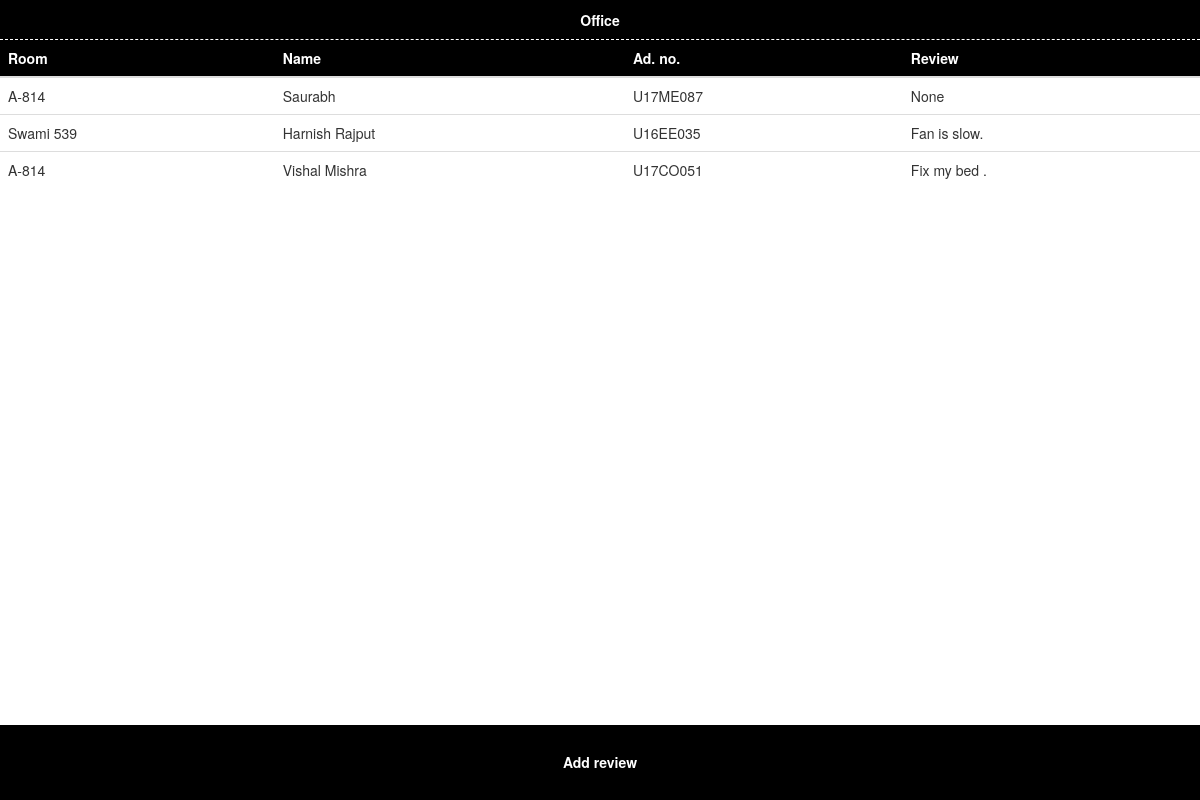
The page / on the database its author committed.
### app/models.py (models this page shows, shortened)
class Review(db.Model):
    id = db.Column(db.Integer, primary_key=True, unique=True)
    name = db.Column(db.String(120), index=True, unique=False)
    roomnumber = db.Column(db.String(6), index=True, unique=False)
    admissionnumber = db.Column(db.String(10), index=True, unique=False)
    mobile = db.Column(db.String(13), index=True, unique=False)
    review = db.Column(db.String(500), index=True, unique=False)

### app/routes.py (the view)
@app.route('/', methods=['GET', 'POST'])
def session():
    if request.method == 'GET':
        reviews = Review.query.all()
        reviews.reverse()
        return render_template('home.html', reviews=reviews, staff=0)

### app/templates/home.html (shortened to what this page needs)
<!DOCTYPE html>
<html>
<head>
    <link rel="stylesheet" href="https://maxcdn.bootstrapcdn.com/bootstrap/3.4.0/css/bootstrap.min.css">
</head>
<body>
{% if not staff %}
<a href="{{url_for('login')}}">
<div id="accounttoggle">
	<p><b>Office</b></p>
</div>
</a>
{% endif %}
<div style="overflow-x:auto;">
  <table class="table">
    <thead style="background-color: black;color: white;">
      <tr>
        <th>Room</th>
        <th>Name</th>
        <th>Ad. no.</th>
        <th>Review</th>
      </tr>
    </thead>
    <tbody>
    {% for review in reviews %}
      <tr>
        <td>{{review.roomnumber}}</td>
        <td>{{review.name}}</td>
        <td>{{review.admissionnumber}}</td>
        <td>{{review.review}}</td>
      </tr>
    {% endfor %}
    </tbody>
  </table>
</div>
{% if not staff %}
<a href="{{url_for('review')}}">
<div id="footer">
	<p><b>Add review</b></p>
</div>
</a>
{% endif %}
</body>
</html>

### rows shown on the page
Review: roomnumber "A-814", name "Saurabh", admissionnumber "U17ME087", review "None"
Review: roomnumber "Swami 539", name "Harnish Rajput", admissionnumber "U16EE035", review "Fan is slow."
Review: roomnumber "A-814", name "Vishal Mishra", admissionnumber "U17CO051", review "Fix my bed ."
